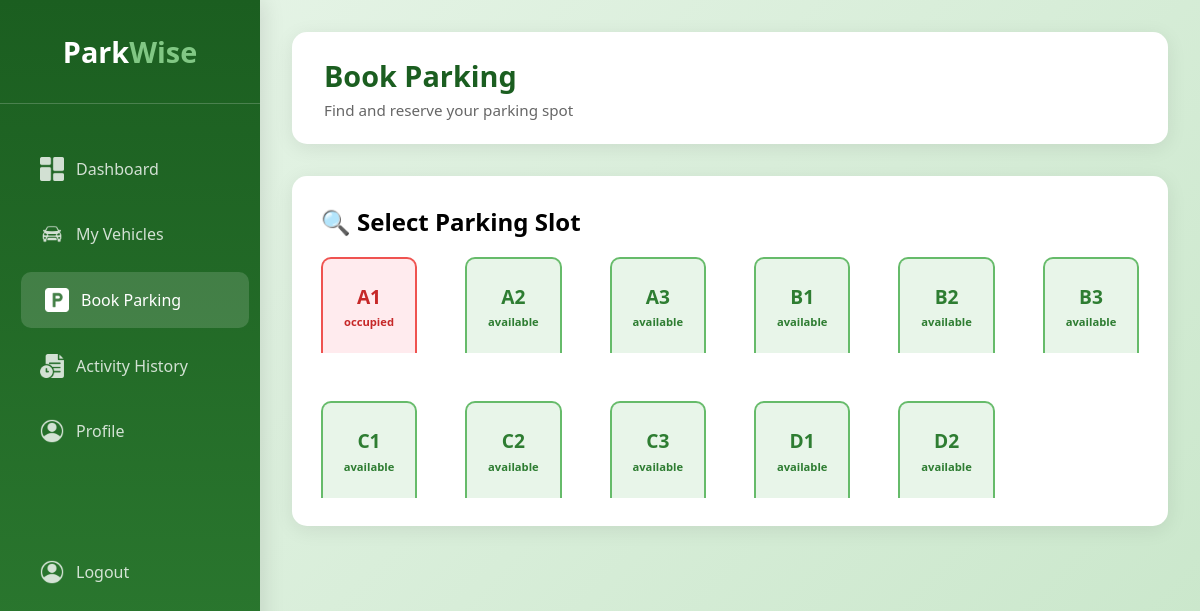
The app's page /?controller=UserController&action=showBookingsPage (signed in), older data.
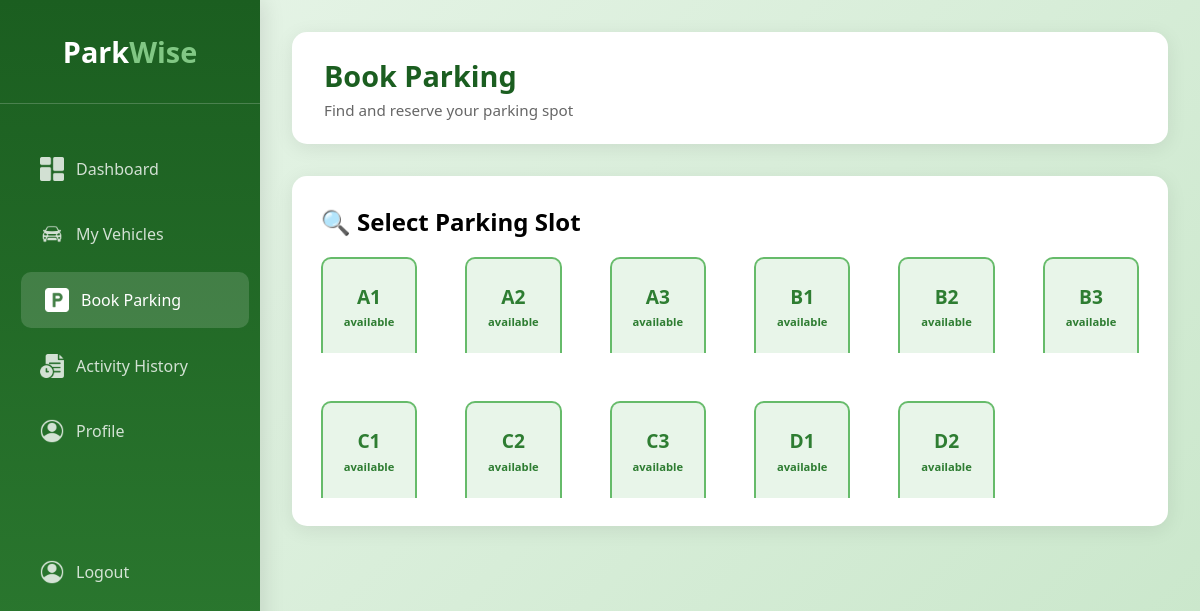
The same page, newer data.
### tables this page shows
CREATE TABLE ParkingSlot (
    slot_id INTEGER PRIMARY KEY AUTOINCREMENT,
    slot_number INTEGER NOT NULL UNIQUE,
    location VARCHAR(100) NOT NULL,
    status VARCHAR(20) NOT NULL DEFAULT 'available',
    created_at DATETIME DEFAULT CURRENT_TIMESTAMP,
    CHECK (status IN ('available', 'reserved', 'occupied'))
);

### views/uniLayout.php (called while the page is built)
<?php require_once("./views/$folderPath" . "/$folderPath" . "Layout.php")?>

### controllers/BaseController.php (called while the page is built, shortened)
<?php
class BaseController{
    public function  renderView($folderPath, $fileName, $datas = NULL, $location = NULL){
        $content = $datas;
        require_once("./views/uniLayout.php");
    }
}

### controllers/UserController.php (called while the page is built, shortened)
<?php
class UserController extends BaseController{
    protected $parkingSlotModel;
    public function __construct(){
        $this->parkingSlotModel = $this->loadModel("ParkingSlot");
    }
    public function showBookingsPage(){
        $datas = $this->parkingSlotModel->getAll();
        $this->renderView("user", "bookParkingPage", $datas, "bookParkingPage");
    }
}

### index.php (called while the page is built, shortened)
<?php
require_once("./dbConnection.php");
require_once("./router.php");

### models/BaseModel.php (called while the page is built, shortened)
<?php
class BaseModel{
    protected $db;
    protected $table;
    public function __construct(){
        $this->db = DbConnection::getInstance();
    }
    public function getAll(){
        try{
            $sql = "SELECT * FROM {$this->table} ORDER BY created_at DESC ";
            $request = $this->db->query($sql);
            $result = $request->fetchAll(PDO::FETCH_ASSOC);
            return $result;
        }catch(PDOException $e){
            error_log($e->getMessage());
            return false;
        }
    }
}

### dbConnection.php (called while the page is built)
<?php
class DbConnection{
    private static $instance = NULL;
    public static function getInstance(){
        if(!isset(self::$instance)){
            try{
                $pdo = new PDO("sqlite:" . __DIR__ . "/database/parkwise.db");
                $pdo->setAttribute(PDO::ATTR_ERRMODE, PDO::ERRMODE_EXCEPTION);
                self::$instance = $pdo;
            }catch(PDOException $e){
                exit("SOMETHING WENT WRONG WHILE CONNECTING TO DATABASE" .  $e->getMessage());
            }
        }
        return self::$instance;
    }
}

### views/user/bookParkingPage.php (the view, shortened to what this page needs)
<div class="main-display">
        <div class="header">
            <div class="welcome">
                <h1>Book Parking</h1>
                <p>Find and reserve your parking spot</p>
            </div>
        </div>
        <div class="parking-card">
            <h2>🔍 Select Parking Slot</h2>
                <div class="parking-grid">
                    <?php foreach($content as $slot):?>
                        <form method="post" action="?controller=UserController&action=showBookingDetailsPage" class="parking-spot <?= $slot["status"]?>" onclick="this.submit()">
                            <div class="spot-number"><?= $slot["slot_number"]?></div>
                            <div class="spot-status"><?= $slot["status"]?></div>
                        </form>
                    <?php endforeach;?>
                </div>
            </div>
        </div>
</div>

Row changes from the older to the newer data that the page shows:
changed parkingslot (number 1 of 11 on the later page): status "occupied" → "available"
